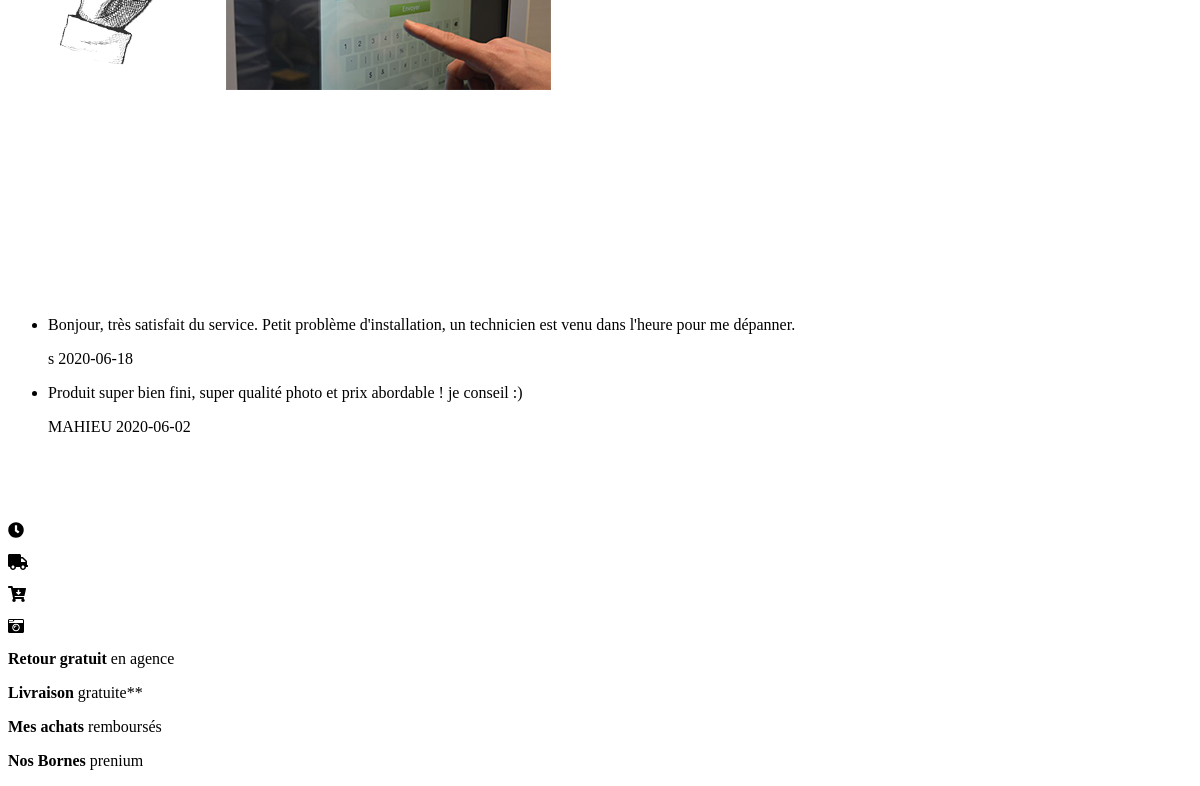
Page /index/INDEXP/home.php (lower part) on the earlier database version.
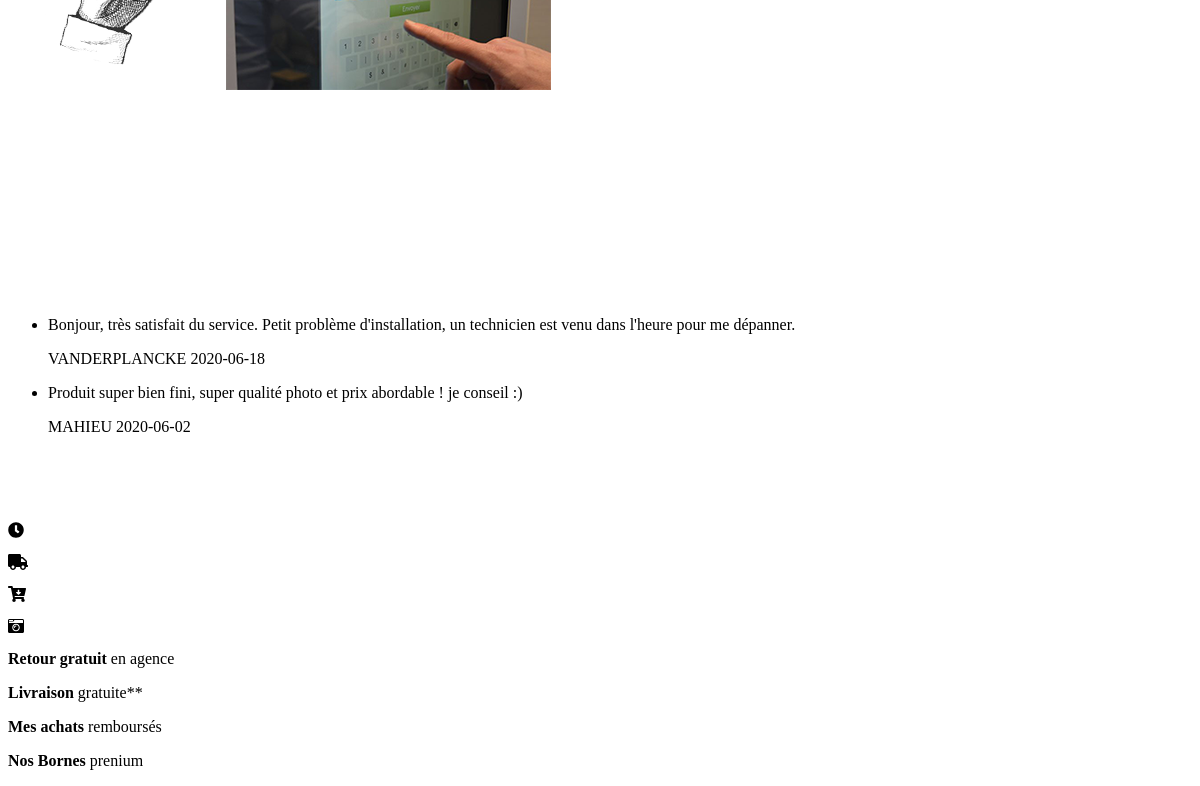
Same page on the later database version.
### tables this page shows
CREATE TABLE `commentaire` (
  `id` int(11) NOT NULL,
  `id_client` int(11) NOT NULL,
  `commentaire` text NOT NULL,
  `date_com` date NOT NULL
);

CREATE TABLE `users` (
  `id` int(11) NOT NULL,
  `nom` varchar(50) NOT NULL,
  `prenom` varchar(50) NOT NULL,
  `age` date NOT NULL,
  `adresse` varchar(255) NOT NULL,
  `ville` varchar(255) NOT NULL,
  `login` varchar(255) NOT NULL,
  `passwd` varchar(255) NOT NULL,
  `role` varchar(20) NOT NULL DEFAULT 'client',
  `civilité` varchar(25) NOT NULL
);

### index/INDEXP/home.php (the view, shortened to what this page needs)
<?php   include('params\BDD\bdd.php'); ?>
<head>
</head>
	<div class="container3 flex-mob-col">
	<div class="presentationimage2"><img src="img/borncarterasberry.png"></div>
</div>
<div class="comments">
<?php
		$req= "SELECT commentaire.*, users.nom, users.prenom FROM commentaire JOIN users ON users.id = commentaire.id_client";
		$Ores = $bdd->query($req);
		while ($info = $Ores->fetch())
		{
			?>
				<div class="avis">
					<ul class="grid-testimonials">
						<li>
							<div><p><?php echo $info->commentaire; ?></p><span class="quote-arrow"></span></div>
							<span class="grid-testimonials-citation"><?php echo $info->nom . $info->prénom; ?></span>
							<span class="grid-testimonials-citation"><?php echo $info->date_com; ?></span>
						</li>
					</ul>
				</div>
			<?php
		}
		?>
		</div>
<div class="container10">
		<p><i class="fas fa-clock"></i></p>
		<p><i class="fas fa-truck"></i></p>
		<p><i class="fas fa-cart-arrow-down"></i></p>
		<p><i class="fas fa-camera-retro"></i></p>
</div>
<div class="container11">
		<p><strong>Retour gratuit</strong> en agence</p>
		<p><strong>Livraison</strong> gratuite**</p>
		<p><strong>Mes achats</strong> remboursés</p>
		<p><strong>Nos Bornes</strong> prenium</p>
</div>
</body>
</html>

Differences in the rows shown:
changed through a linked row, commentaire: id_client.nom "s" → "VANDERPLANCKE"
